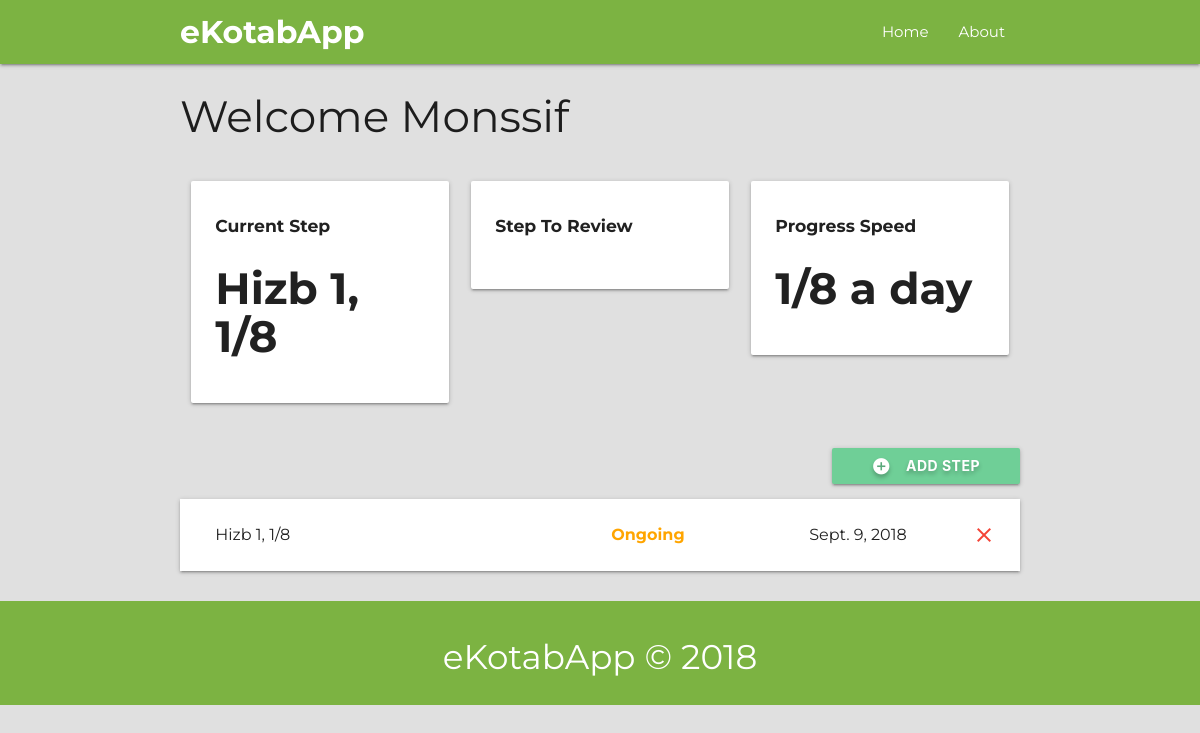
Page /student/monssif on the committed database.
### ekotab/models.py (models this page shows, shortened)
class Student(models.Model):
    first_name = models.CharField(max_length=50)
    last_name = models.CharField(max_length=50)
    slug = models.SlugField(max_length=100, unique=True, blank=True)
    email = models.EmailField()
    phone_number = models.CharField(max_length=12)

class Step(models.Model):
    student = models.ForeignKey(Student, on_delete=models.CASCADE, related_name='steps')
    title = models.CharField(max_length=20)
    status = models.CharField(max_length=9, choices=Statuses.choices(), default=Statuses.ONGOING)
    date_added = models.DateField('date added', default=datetime.date.today)
    date_submitted = models.DateField('date submitted', blank=True, null=True)
    is_current_step = models.BooleanField(default=False)

### ekotab/views.py (the view)
# urls.py: path('student/<slug:student_slug>', views.student_detail, name='detail'),
def student_detail(request, student_slug):
    student = get_object_or_404(Student, slug=student_slug)
    step_list = student.steps.all()
    current_step = None
    query_result = student.steps.filter(is_current_step=True)
    if len(query_result) == 1:
        current_step = query_result[0]
    failed_step = None
    query_result = student.steps.filter(status__iexact=Statuses.FAILED.value)
    if len(query_result) == 1:
        failed_step = query_result[0]
    return render(request, 'ekotab/student-detail.html', {
        'student': student,
        'current_step': current_step,
        'failed_step': failed_step,
        'step_list': step_list
    })

### ekotab/templates/ekotab/student-detail.html (shortened to what this page needs)
{% extends 'ekotab/base.html' %}
{% block content %}
<div class="container">
	<h3>Welcome {{ student.first_name }}</h3>
	<section class="section section-stats">
		<div class="row">
			<div class="col s12 m12 l4">
				<div class="card-panel">
					<h6 class="bold">Current Step</h6>
					<h3 class="bold">{{ current_step.title }}</h3>
				</div>
			</div>
			<div class="col s12 m6 l4">
				<div class="card-panel">
					<h6 class="bold">Step To Review</h6>
				</div>
			</div>
			<div class="col s12 m6 l4">
				<div class="card-panel">
					<h6 class="bold">Progress Speed</h6>
					<h3 class="bold">1/8 a day</h3>
				</div>
			</div>
		</div>
	</section>
	<section class="section section-steps">
		<div class="row">
			<button class="btn waves-effect right">
				<i class="material-icons white-text left">add_circle</i>
				Add Step
			</button>
		</div>
		<ul class="z-depth-1">
			{% for step in step_list %}
			<li>
				<div class="card-panel z-depth-0 step">
					<div class="row">
						<div class="col l6">
							<span class="title">{{ step.title }}</span>
						</div>
						<div class="col l3">
							<span class="step-status-{{ step.get_status_display|lower }}">{{ step.get_status_display }}</span>
						</div>
						<div class="col 1">
							<span class="title">{{ step.date_added }}</span>
						</div>
						<a href="">
							<i class="material-icons red-text right">close</i>
						</a>
					</div>
				</div>
			</li>
			{% endfor %}
		</ul>
	</section>
</div>
{% endblock %}

### ekotab/static/css/styles.css (style rules this page uses)
html { font-family: "Montserrat"; background-color: #E0E0E0; }
.bold { font-weight: bold; }
.row { margin: 0!important; }
.section-steps button { padding: 0px 40px; font-weight: bold; text-shadow: 0px 3px 4px rgba(0, 0, 0, .25); background-color: #6FCF97; }
.section-steps .step { font-size: 16px; border-radius: 0; margin: 0; }
.section-steps li .step-status-ongoing { color: orange; font-weight: bold; }

### rows in the picture
Student: first_name "Monssif"
Step: title "Hizb 1, 1/8", status "Ongoing", date_added "Sept. 9, 2018"
